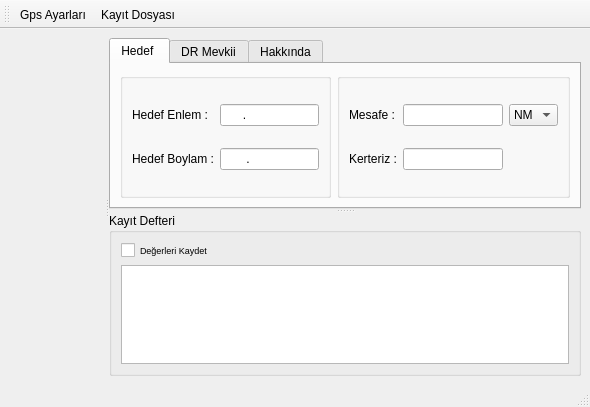
<ui version="4.0" >
 <class>AnaPencere</class>
 <widget class="QMainWindow" name="AnaPencere" >
  <property name="geometry" >
   <rect>
    <x>0</x>
    <y>0</y>
    <width>590</width>
    <height>407</height>
   </rect>
  </property>
  <property name="windowTitle" >
   <string>KB 0.1</string>
  </property>
  <property name="windowIcon" >
   <iconset/>
  </property>
  <widget class="QWidget" name="centralwidget" >
   <layout class="QGridLayout" >
    <item row="0" column="0" >
     <widget class="QSplitter" name="splitter_2" >
      <property name="orientation" >
       <enum>Qt::Horizontal</enum>
      </property>
      <widget class="QWidget" native="1" name="GpsYuva" />
      <widget class="QSplitter" name="splitter" >
       <property name="orientation" >
        <enum>Qt::Vertical</enum>
       </property>
       <widget class="QTabWidget" name="tabWidget" >
        <property name="tabShape" >
         <enum>QTabWidget::Rounded</enum>
        </property>
        <property name="currentIndex" >
         <number>0</number>
        </property>
        <widget class="QWidget" name="tab_2" >
         <attribute name="title" >
          <string>Hedef </string>
         </attribute>
         <layout class="QGridLayout" >
          <item row="0" column="0" >
           <widget class="QGroupBox" name="groupBox_2" >
            <property name="title" >
             <string/>
            </property>
            <layout class="QGridLayout" >
             <item row="0" column="0" >
              <widget class="QLabel" name="label_15" >
               <property name="text" >
                <string>Hedef Enlem :</string>
               </property>
              </widget>
             </item>
             <item row="0" column="1" >
              <widget class="QLineEdit" name="LeHedefEnlem" >
               <property name="inputMask" >
                <string>A99 99.999; </string>
               </property>
              </widget>
             </item>
             <item row="1" column="0" >
              <widget class="QLabel" name="label_16" >
               <property name="text" >
                <string>Hedef Boylam :</string>
               </property>
              </widget>
             </item>
             <item row="1" column="1" >
              <widget class="QLineEdit" name="LeHedefBoylam" >
               <property name="inputMask" >
                <string>A999 99.999; </string>
               </property>
              </widget>
             </item>
            </layout>
           </widget>
          </item>
          <item row="0" column="1" >
           <widget class="QGroupBox" name="groupBox_3" >
            <property name="title" >
             <string/>
            </property>
            <layout class="QGridLayout" >
             <item row="0" column="0" >
              <widget class="QLabel" name="label_19" >
               <property name="text" >
                <string>Mesafe :</string>
               </property>
              </widget>
             </item>
             <item row="0" column="2" >
              <widget class="QComboBox" name="CbUzunlukBirimi" >
               <item>
                <property name="text" >
                 <string>NM</string>
                </property>
               </item>
               <item>
                <property name="text" >
                 <string>KM</string>
                </property>
               </item>
               <item>
                <property name="text" >
                 <string>YD</string>
                </property>
               </item>
               <item>
                <property name="text" >
                 <string>MT</string>
                </property>
               </item>
              </widget>
             </item>
             <item row="1" column="0" >
              <widget class="QLabel" name="label_20" >
               <property name="text" >
                <string>Kerteriz :</string>
               </property>
              </widget>
             </item>
             <item row="0" column="1" >
              <widget class="QLineEdit" name="LeMesafe" />
             </item>
             <item row="1" column="1" >
              <widget class="QLineEdit" name="LeKerteriz" />
             </item>
            </layout>
           </widget>
          </item>
         </layout>
        </widget>
        <widget class="QWidget" name="tab_5" >
         <attribute name="title" >
          <string>DR Mevkii</string>
         </attribute>
         <layout class="QGridLayout" >
          <item row="0" column="0" >
           <widget class="QLineEdit" name="LeDkSonra" />
          </item>
          <item row="0" column="1" >
           <widget class="QLabel" name="label_23" >
            <property name="text" >
             <string>Sn. Aralıklarla</string>
            </property>
           </widget>
          </item>
          <item row="0" column="2" >
           <widget class="QPushButton" name="PbHesapla" >
            <property name="text" >
             <string>Hesapla</string>
            </property>
           </widget>
          </item>
          <item row="1" column="0" colspan="3" >
           <widget class="QTextEdit" name="TeDr" >
            <property name="toolTip" >
             <string>Tekrar Hesaplamaya Basıldığında Tüm Buradaki Veriler Silinir.Ctrl A ile hepsini seçip Ctrl C ile kopyalayabilirsiniz.</string>
            </property>
           </widget>
          </item>
         </layout>
        </widget>
        <widget class="QWidget" name="tab_4" >
         <attribute name="title" >
          <string>Hakkında</string>
         </attribute>
         <layout class="QGridLayout" >
          <item row="0" column="0" >
           <widget class="QLabel" name="label_13" >
            <property name="text" >
             <string>
Doğan Gölcük
</string>
            </property>
            <property name="alignment" >
             <set>Qt::AlignCenter</set>
            </property>
           </widget>
          </item>
         </layout>
        </widget>
       </widget>
       <widget class="QGroupBox" name="groupBox_5" >
        <property name="title" >
         <string>Kayıt Defteri</string>
        </property>
        <layout class="QGridLayout" >
         <item row="0" column="0" >
          <widget class="QCheckBox" name="ChbVeri" >
           <property name="font" >
            <font>
             <pointsize>7</pointsize>
            </font>
           </property>
           <property name="text" >
            <string>Değerleri Kaydet</string>
           </property>
          </widget>
         </item>
         <item row="1" column="0" >
          <widget class="QTableView" name="tablo" />
         </item>
        </layout>
       </widget>
      </widget>
     </widget>
    </item>
   </layout>
  </widget>
  <widget class="QMenuBar" name="menubar" >
   <property name="geometry" >
    <rect>
     <x>0</x>
     <y>0</y>
     <width>590</width>
     <height>29</height>
    </rect>
   </property>
  </widget>
  <widget class="QStatusBar" name="statusbar" />
  <widget class="QToolBar" name="toolBar" >
   <property name="windowTitle" >
    <string>toolBar</string>
   </property>
   <attribute name="toolBarArea" >
    <enum>TopToolBarArea</enum>
   </attribute>
   <attribute name="toolBarBreak" >
    <bool>false</bool>
   </attribute>
   <addaction name="actionSerialConfig" />
   <addaction name="actionKay_t_Yolu" />
  </widget>
  <action name="actionSerialConfig" >
   <property name="text" >
    <string>Gps Ayarları</string>
   </property>
  </action>
  <action name="actionKay_t_Yolu" >
   <property name="text" >
    <string>Kayıt Dosyası</string>
   </property>
  </action>
 </widget>
 <resources>
  <include location="images.qrc" />
 </resources>
 <connections/>
</ui>
